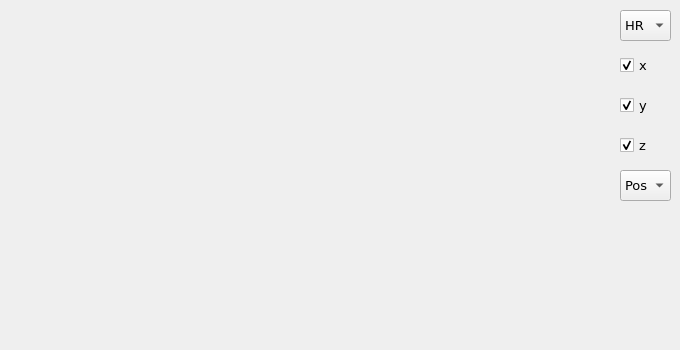
      <widget class="QWidget" name="tab_11">
       <attribute name="title">
        <string>Foot Position</string>
       </attribute>
       <widget class="QCheckBox" name="CB_pfoot_z">
        <property name="geometry">
         <rect>
          <x>620</x>
          <y>130</y>
          <width>51</width>
          <height>31</height>
         </rect>
        </property>
        <property name="font">
         <font>
          <family>DejaVu Sans</family>
          <pointsize>10</pointsize>
         </font>
        </property>
        <property name="text">
         <string>z</string>
        </property>
        <property name="checked">
         <bool>true</bool>
        </property>
       </widget>
       <widget class="QCheckBox" name="CB_pfoot_y">
        <property name="geometry">
         <rect>
          <x>620</x>
          <y>90</y>
          <width>51</width>
          <height>31</height>
         </rect>
        </property>
        <property name="font">
         <font>
          <family>DejaVu Sans</family>
          <pointsize>10</pointsize>
         </font>
        </property>
        <property name="text">
         <string>y</string>
        </property>
        <property name="checked">
         <bool>true</bool>
        </property>
       </widget>
       <widget class="QCheckBox" name="CB_pfoot_x">
        <property name="geometry">
         <rect>
          <x>620</x>
          <y>50</y>
          <width>51</width>
          <height>31</height>
         </rect>
        </property>
        <property name="font">
         <font>
          <family>DejaVu Sans</family>
          <pointsize>10</pointsize>
         </font>
        </property>
        <property name="text">
         <string>x</string>
        </property>
        <property name="checked">
         <bool>true</bool>
        </property>
       </widget>
       <widget class="QComboBox" name="Combo_pfoot">
        <property name="geometry">
         <rect>
          <x>620</x>
          <y>10</y>
          <width>51</width>
          <height>31</height>
         </rect>
        </property>
        <property name="font">
         <font>
          <family>DejaVu Sans</family>
          <pointsize>10</pointsize>
         </font>
        </property>
        <property name="currentText">
         <string>HR</string>
        </property>
        <property name="currentIndex">
         <number>0</number>
        </property>
        <property name="maxVisibleItems">
         <number>10</number>
        </property>
        <item>
         <property name="text">
          <string>HR</string>
         </property>
        </item>
        <item>
         <property name="text">
          <string>HL</string>
         </property>
        </item>
        <item>
         <property name="text">
          <string>FR</string>
         </property>
        </item>
        <item>
         <property name="text">
          <string>FL</string>
         </property>
        </item>
       </widget>
       <widget class="QCustomPlot" name="plot_pfoot" native="true">
        <property name="geometry">
         <rect>
          <x>10</x>
          <y>10</y>
          <width>591</width>
          <height>331</height>
         </rect>
        </property>
       </widget>
       <widget class="QComboBox" name="Combo_pfoot_mode">
        <property name="geometry">
         <rect>
          <x>620</x>
          <y>170</y>
          <width>51</width>
          <height>31</height>
         </rect>
        </property>
        <property name="font">
         <font>
          <family>DejaVu Sans</family>
          <pointsize>10</pointsize>
         </font>
        </property>
        <property name="currentText">
         <string>Pos</string>
        </property>
        <property name="currentIndex">
         <number>0</number>
        </property>
        <property name="maxVisibleItems">
         <number>10</number>
        </property>
        <item>
         <property name="text">
          <string>Pos</string>
         </property>
        </item>
        <item>
         <property name="text">
          <string>Vel</string>
         </property>
        </item>
        <item>
         <property name="text">
          <string>Acc</string>
         </property>
        </item>
        <item>
         <property name="text">
          <string>Force</string>
         </property>
        </item>
       </widget>
      </widget>
